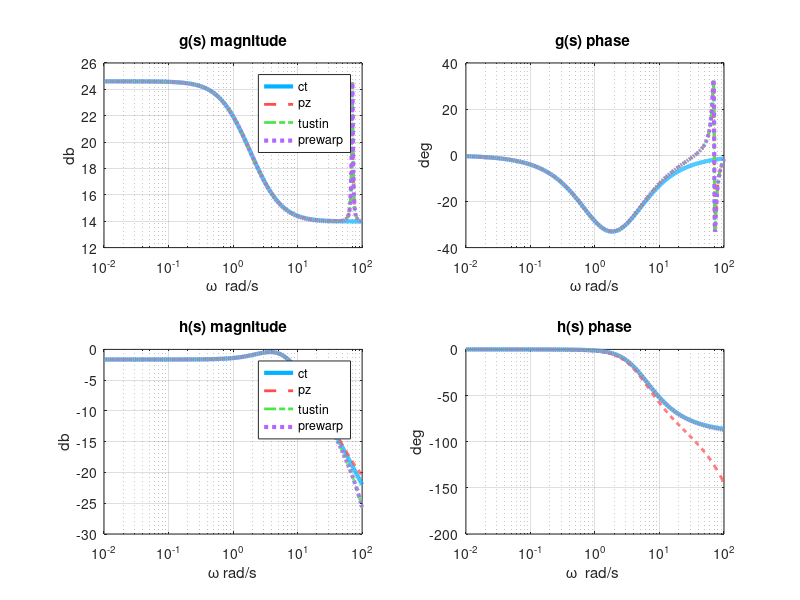
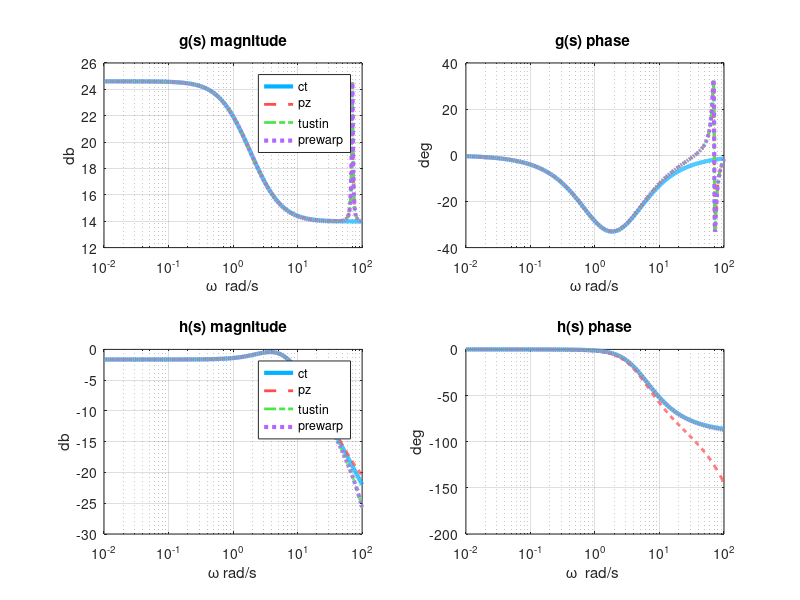

Source code (MATLAB) for these figures, in order:
clear
clc
close all

s = tf('s');

% continuous systems
g = 5 + 12/(s+1);
h = 8*(s+3)/(s^2 + 10*s + 29);

% sampling times
tg = 0.089;
th = 0.02;

w0 = 5;

% discretization
g_pz = c2d(g,tg,'matched');
g_tu = c2d(g,tg,'tustin');
g_bw = c2d(g,tg,'tustin',w0);

h_pz = c2d(h,th,'matched');
h_tu = c2d(h,th,'tustin');
h_bw = c2d(h,th,'tustin',w0);

% frequency grid
w = logspace(-2,2,1000);

% bode data
[mg,pg] = bode(g,w);
[mg_pz,pg_pz] = bode(g_pz,w);
[mg_tu,pg_tu] = bode(g_tu,w);
[mg_bw,pg_bw] = bode(g_bw,w);

[mh,ph] = bode(h,w);
[mh_pz,ph_pz] = bode(h_pz,w);
[mh_tu,ph_tu] = bode(h_tu,w);
[mh_bw,ph_bw] = bode(h_bw,w);

mg=squeeze(mg); pg=squeeze(pg);
mg_pz=squeeze(mg_pz); pg_pz=squeeze(pg_pz);
mg_tu=squeeze(mg_tu); pg_tu=squeeze(pg_tu);
mg_bw=squeeze(mg_bw); pg_bw=squeeze(pg_bw) ;

mh=squeeze(mh); ph=squeeze(ph);
mh_pz=squeeze(mh_pz); ph_pz=squeeze(ph_pz);
mh_tu=squeeze(mh_tu); ph_tu=squeeze(ph_tu) ;
mh_bw=squeeze(mh_bw); ph_bw=squeeze(ph_bw);

% colors
c1 = [0 0.7 1] ;
c2 = [1 0.3 0.3];
c3 = [0.3 0.9 0.3];
c4 = [0.7 0.4 1] ;

figure('color','w')

% magnitude g
subplot(2,2 ,1)
semilogx(w,20*log10(mg), 'color',c1,'linewidth',3)
hold on
semilogx(w,20*log10(mg_pz), '--','color',c2,'linewidth',2)
semilogx(w,20*log10(mg_tu),'-.','color',c3,'linewidth',2 ) 
semilogx(w,20*log10(mg_bw),':','color', c4,'linewidth' ,3)
grid on
title('g(s) magnitude' )
xlabel('\omega  rad/s' )
ylabel('db')
legend('ct','pz', 'tustin','prewarp')

% phase g
subplot(2,2,2)
semilogx(w,pg, 'color',c1,'linewidth',3)
hold on
semilogx(w,pg_pz,'--','color',c2,'linewidth',2)
semilogx(w,pg_tu,'-.','color',c3,'linewidth',2)
semilogx(w,pg_bw,':','color' ,c4, 'linewidth',3)
grid on
title('g(s) phase ')
xlabel('\omega rad/s')
ylabel('deg')

% magnitude h
subplot(2,2,3)
semilogx(w,20*log10(mh),'color',c1,'linewidth',3)
hold on
semilogx(w,20*log10(mh_pz),'--','color',c2,'linewidth',2)
semilogx(w,20*log10(mh_tu),'-.','color',c3,'linewidth',2)
semilogx(w,20*log10(mh_bw),':','color',c4,'linewidth',3)
grid on
title('h(s) magnitude')
xlabel('\omega rad/s')
ylabel('db')
legend('ct','pz','tustin','prewarp')

% phase h
subplot(2,2,4)
semilogx(w,ph,'color',c1,'linewidth' ,3 )
hold on
semilogx(w,ph_pz,'--','color',c2,'linewidth',2)
semilogx(w,ph_tu,'-.','color',c3,'linewidth',2 )
semilogx(w,ph_bw,':','color',c4,'linewidth',3)
grid on
title('h(s) phase')
xlabel('\omega  rad/s ')
ylabel('deg' )
clear
clc
close all

s = tf('s');

% continuous systems
g = 5 + 12/(s+1);
h = 8*(s+3)/(s^2 + 10*s + 29);

% sampling times
tg = 0.089;
th = 0.02;

w0 = 5;

% discretization
g_pz = c2d(g,tg,'matched');
g_tu = c2d(g,tg,'tustin');
g_bw = c2d(g,tg,'tustin',w0);

h_pz = c2d(h,th,'matched');
h_tu = c2d(h,th,'tustin');
h_bw = c2d(h,th,'tustin',w0);

% frequency grid
w = logspace(-2,2,1000);

% bode data
[mg,pg] = bode(g,w);
[mg_pz,pg_pz] = bode(g_pz,w);
[mg_tu,pg_tu] = bode(g_tu,w);
[mg_bw,pg_bw] = bode(g_bw,w);

[mh,ph] = bode(h,w);
[mh_pz,ph_pz] = bode(h_pz,w);
[mh_tu,ph_tu] = bode(h_tu,w);
[mh_bw,ph_bw] = bode(h_bw,w);

mg=squeeze(mg); pg=squeeze(pg);
mg_pz=squeeze(mg_pz); pg_pz=squeeze(pg_pz);
mg_tu=squeeze(mg_tu); pg_tu=squeeze(pg_tu);
mg_bw=squeeze(mg_bw); pg_bw=squeeze(pg_bw) ;

mh=squeeze(mh); ph=squeeze(ph);
mh_pz=squeeze(mh_pz); ph_pz=squeeze(ph_pz);
mh_tu=squeeze(mh_tu); ph_tu=squeeze(ph_tu) ;
mh_bw=squeeze(mh_bw); ph_bw=squeeze(ph_bw);

% colors
c1 = [0 0.7 1] ;
c2 = [1 0.3 0.3];
c3 = [0.3 0.9 0.3];
c4 = [0.7 0.4 1] ;

figure('color','w')

% magnitude g
subplot(2,2 ,1)
semilogx(w,20*log10(mg), 'color',c1,'linewidth',3)
hold on
semilogx(w,20*log10(mg_pz), '--','color',c2,'linewidth',2)
semilogx(w,20*log10(mg_tu),'-.','color',c3,'linewidth',2 ) 
semilogx(w,20*log10(mg_bw),':','color', c4,'linewidth' ,3)
grid on
title('g(s) magnitude' )
xlabel('\omega  rad/s' )
ylabel('db')
legend('ct','pz', 'tustin','prewarp')

% phase g
subplot(2,2,2)
semilogx(w,pg, 'color',c1,'linewidth',3)
hold on
semilogx(w,pg_pz,'--','color',c2,'linewidth',2)
semilogx(w,pg_tu,'-.','color',c3,'linewidth',2)
semilogx(w,pg_bw,':','color' ,c4, 'linewidth',3)
grid on
title('g(s) phase ')
xlabel('\omega rad/s')
ylabel('deg')

% magnitude h
subplot(2,2,3)
semilogx(w,20*log10(mh),'color',c1,'linewidth',3)
hold on
semilogx(w,20*log10(mh_pz),'--','color',c2,'linewidth',2)
semilogx(w,20*log10(mh_tu),'-.','color',c3,'linewidth',2)
semilogx(w,20*log10(mh_bw),':','color',c4,'linewidth',3)
grid on
title('h(s) magnitude')
xlabel('\omega rad/s')
ylabel('db')
legend('ct','pz','tustin','prewarp')

% phase h
subplot(2,2,4)
semilogx(w,ph,'color',c1,'linewidth' ,3 )
hold on
semilogx(w,ph_pz,'--','color',c2,'linewidth',2)
semilogx(w,ph_tu,'-.','color',c3,'linewidth',2 )
semilogx(w,ph_bw,':','color',c4,'linewidth',3)
grid on
title('h(s) phase')
xlabel('\omega  rad/s ')
ylabel('deg' )
